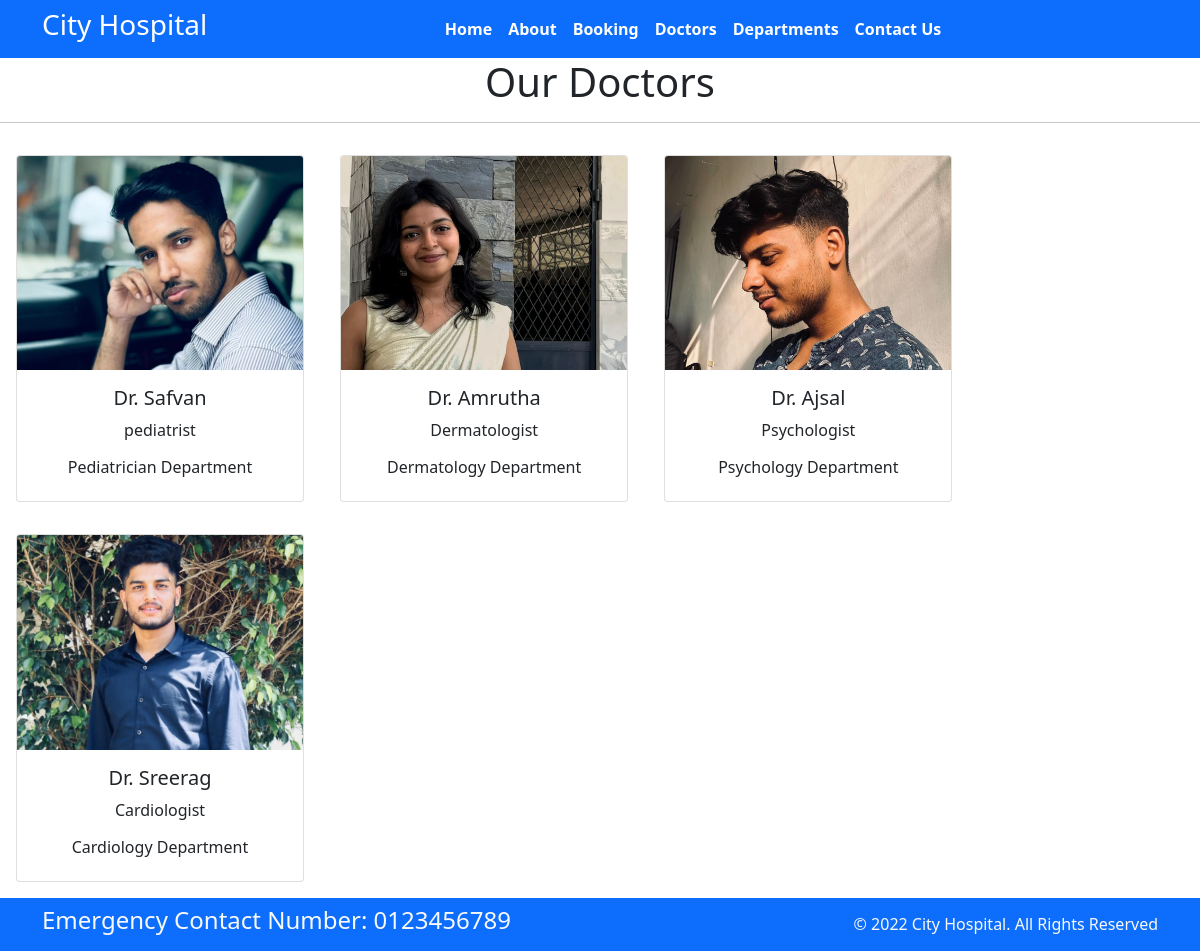
The app's page /doctors/ with its own data.
### home/models.py (models this page shows, shortened)
class Doctors(models.Model):
    doc_name=models.CharField(max_length=255)
    doc_spec=models.CharField(max_length=255)
    dep_name=models.ForeignKey(Departments,on_delete=models.CASCADE)
    doc_image=models.ImageField(upload_to='Doctors')

class Departments(models.Model):
    dep_name = models.CharField(max_length=100)
    dep_description = models.TextField()
    def __str__(self):
        return self.dep_name

### home/views.py (the view)
# urls.py: path('doctors/',views.doctors,name='doctors'),
def doctors(request):
    dict_docs = {
        'doctors': Doctors.objects.all()
    }
    return render(request, 'doctors.html',dict_docs)

### templates/doctors.html (shortened to what this page needs)
{% extends 'base.html' %}
{% block content %}
<h1 class="text-center">Our Doctors</h1>
<hr>
{% for d in doctors %}
<div class="card text-center mx-3 my-3" style="width: 18rem; display:inline-block">
    <img src="{{d.doc_image.url}}" class="card-img-top" alt="...">
    <div class="card-body">
      <h5 class="card-title">Dr. {{d.doc_name}}</h5>
      <p class="card-text">{{d.doc_spec}}</p>
      <h6>{{d.dep_name}} Department</h6>
    </div>
  </div>
{% endfor %}
{% endblock %}

### templates/base.html (shortened to what this page needs)
{%load static %}
<!DOCTYPE html>
<html>
  <head>
    <link rel="stylesheet"
      href=" https://cdn.jsdelivr.net/npm/bootstrap@5.1.3/dist/css/bootstrap.min.css ">
    <link rel="stylesheet"
      href="https://use.fontawesome.com/releases/v5.2.0/css/all.css">
    <link rel="stylesheet"
    href="{% static '/css/style.css'%}">
  </head>
  <body>
    <nav class="navbar bg-primary navbar-expand-md ">
      <div class="container">
        <div class="col-2 text-left pl-md-0">
          <h3 class="text-white"> City Hospital </h3>
        </div>
        <div
          class="collapse navbar-collapse justify-content-center col-md-8 navbar-collapse-3">
          <ul class="navbar-nav justify-content-center  fw-bold">
            <li class="nav-item active">
              <a class="nav-link text-white" href="{% url 'home' %}">Home </a>
            </li>
            <li class="nav-item">
              <a class="nav-link text-white" href="{% url 'about' %}">About</a>
            </li>
            <li class="nav-item">
              <a class="nav-link text-white" href="{% url 'booking' %}">Booking</a>
            </li>
            <li class="nav-item">
              <a class="nav-link text-white" href="{% url 'doctors' %}">Doctors</a>
            </li>
			 <li class="nav-item">
              <a class="nav-link text-white" href="{% url 'department' %}">Departments</a>
            </li>
            <li class="nav-item">
              <a class="nav-link text-white" href="{% url 'contact' %}">Contact Us</a>
            </li>
          </ul>
        </div>
      </div>
    </nav>
    {% block content %}
    {% endblock %}
    <section class="">
      <footer class="pt-2 pb-2  bg-primary text-light">
        <div class="container">
          <div class="row align-items-center">
            <div class="col-12 col-md-8">
              <h4>Emergency Contact Number: 0123456789</h4>
            </div>
            <div class="col-12 col-md-4 mt-4 mt-md-0 text-center text-md-end">
              © 2022 City Hospital. All Rights Reserved
            </div>
          </div>
        </div>
      </footer>
    </section>
  </body>
</html>

### records on screen
Doctors: doc_image (picture), doc_name "Safvan", doc_spec "pediatrist", dep_name "Pediatrician"
Doctors: doc_image (picture), doc_name "Amrutha", doc_spec "Dermatologist", dep_name "Dermatology"
Doctors: doc_image (picture), doc_name "Ajsal", doc_spec "Psychologist", dep_name "Psychology"
Doctors: doc_image (picture), doc_name "Sreerag", doc_spec "Cardiologist", dep_name "Cardiology"
